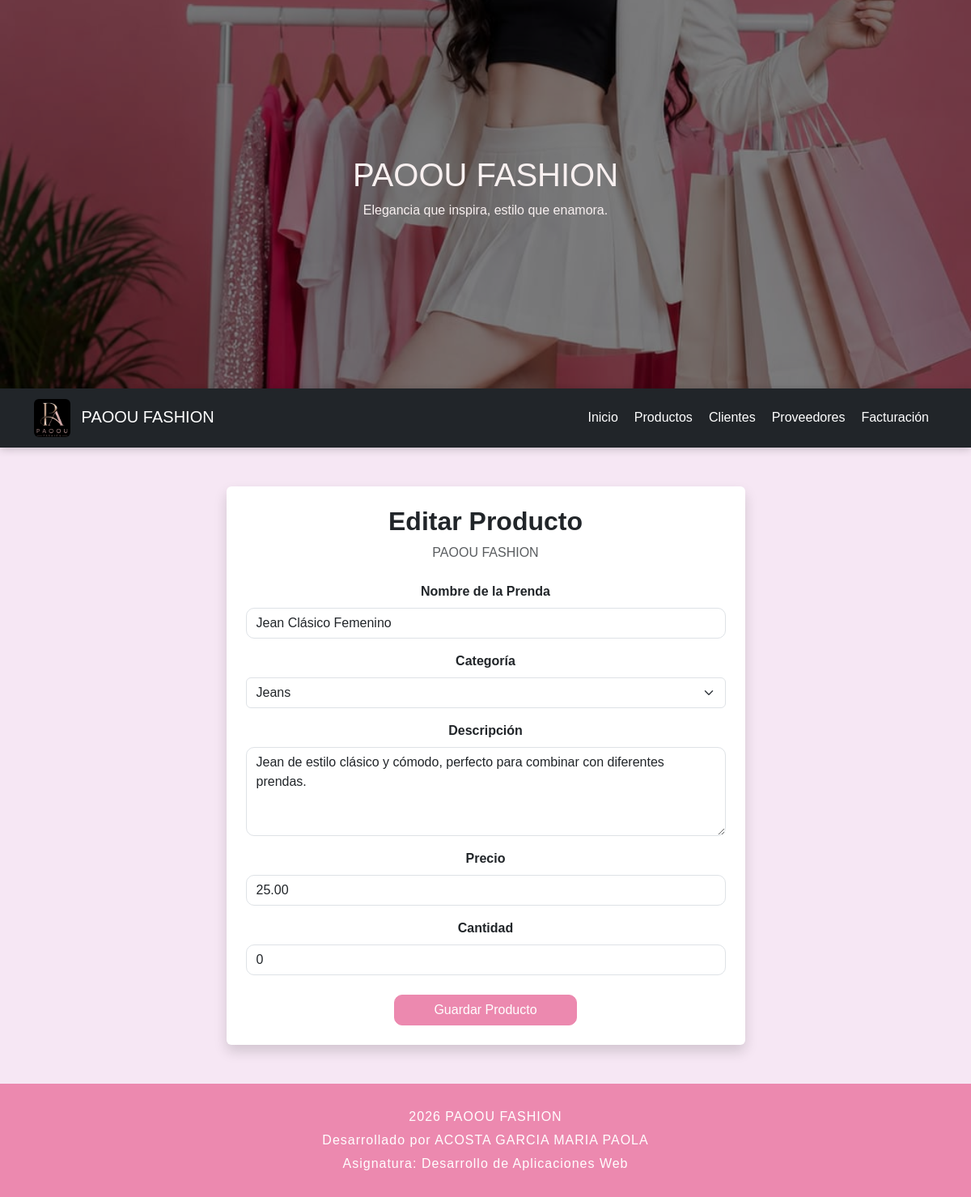
The app's page /editar-producto/3 with its own data.
### tables this page shows
CREATE TABLE productos (
            id INTEGER PRIMARY KEY AUTOINCREMENT,
            nombre TEXT NOT NULL,
            categoria TEXT NOT NULL,
            descripcion TEXT NOT NULL,
            precio REAL NOT NULL,
            cantidad INTEGER NOT NULL
        );

### app.py (the view, shortened to what this page needs)
@app.route("/editar-producto/<int:id>", methods=["GET", "POST"])
def editar_producto(id):
    conn = conectar_bd()
    cursor = conn.cursor()
    cursor.execute("""
        SELECT id, nombre, categoria, descripcion, precio, cantidad
        FROM productos
        WHERE id = ?
    """, (id,))
    producto = cursor.fetchone()
    conn.close()
    if producto is None:
        return redirect(url_for("productos"))
    form = ProductoForm()
    editar = True
    if request.method == "GET":
        form.nombre.data = producto[1]
        form.categoria.data = producto[2]
        form.descripcion.data = producto[3]
        form.precio.data = producto[4]
        form.cantidad.data = producto[5]
    return render_template(
        "formulario_producto.html",
        form=form,
        editar=editar
    )

### app.py (called while the page is built)
def conectar_bd():
    conn = sqlite3.connect("data/paoou_fashion.db")
    return conn

### templates/formulario_producto.html (shortened to what this page needs)
{% extends "base.html" %}
{% block content %}
<section class="container my-5">
    <div class="row justify-content-center">
        <div class="col-md-8 col-lg-7">
            <div class="card shadow border-0">
                <div class="card-body p-4">
                    <h2 class="text-center fw-bold mb-2">
                        {% if editar %}
                            Editar Producto
                        {% else %}
                            Registrar Producto
                        {% endif %}
                    </h2>
                    <p class="text-center text-muted mb-4">
                        PAOOU FASHION
                    </p>
                    <form method="POST" id="formProducto">
                        <div class="mb-3">
                            {{ form.nombre.label(class="form-label fw-bold") }}
                            {{ form.nombre(
                                class="form-control",
                                id="nombre"
                            ) }}
                        </div>
                        <div class="mb-3">
                            {{ form.categoria.label(class="form-label fw-bold") }}
                            {{ form.categoria(
                                class="form-select",
                                id="categoria"
                            ) }}
                        </div>
                        <div class="mb-3">
                            {{ form.descripcion.label(class="form-label fw-bold") }}
                            {{ form.descripcion(
                                class="form-control",
                                rows="4",
                                id="descripcion"
                            ) }}
                        </div>
                        <div class="mb-3">
                            {{ form.precio.label(class="form-label fw-bold") }}
                            {{ form.precio(
                                class="form-control",
                                type="number",
                                step="0.01",
                                min="0.01",
                                id="precio"
                            ) }}
                        </div>
                        <div class="mb-4">
                            {{ form.cantidad.label(class="form-label fw-bold") }}
                            {{ form.cantidad(
                                class="form-control",
                                type="number",
                                min="0",
                                id="cantidad"
                            ) }}
                        </div>
                        <div class="text-center">
                            {{ form.enviar(
                                class="btn btn-primary px-5"
                            ) }}
                        </div>
                    </form>
                </div>
            </div>
        </div>
    </div>
</section>
{% endblock %}

### static/css/style.css (style rules this page uses)
body { background-color:#f6e7f4; font-family:Arial, sans-serif; text-align:center; }
section { margin-top:30px; }
.card { transition:0.3s; }
.btn-primary { background-color:#ec89af; border-color:#ec89af; color:white; border-radius:10px; }
.form-control { border-radius:10px; }

### records on screen
productos: nombre "Jean Clásico Femenino", categoria "Jeans", descripcion "Jean de estilo clásico y cómodo, perfecto para combinar con diferentes prendas.", precio "25.00", cantidad "0"
